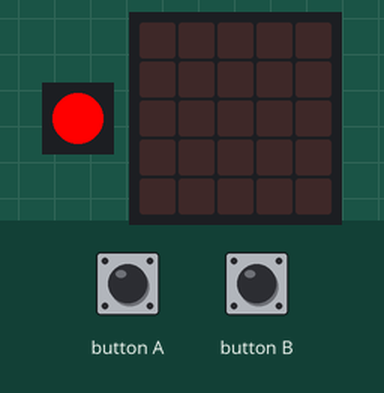
Bench run of a program on a simulated Calliope mini (MakeCode). Shown: 1 RGB LEDs in strip order, left to right, the board's 5×5 LED display. Inputs (shaded band) come from the test bench.

Above: at 1.2 s.
1.3 s: button A pressed for 0.15 s
At 1.66 s:
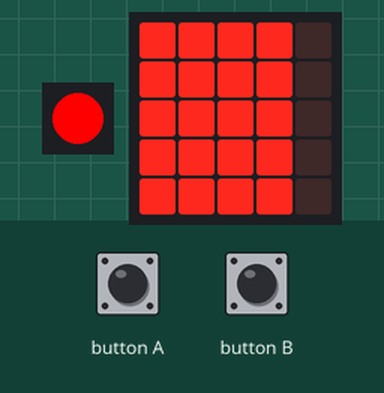
4.3 s: button B pressed for 1 s
At 4.35 s:
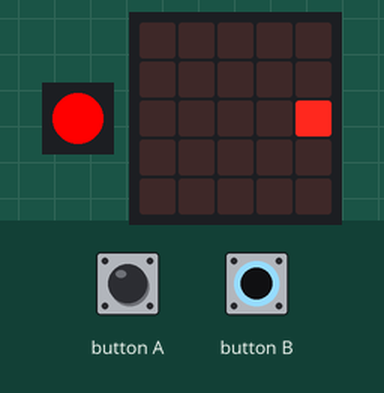
7.3 s: button B pressed for 3.2 s
12.0 s: button A pressed for 3.2 s
At 12.06 s:
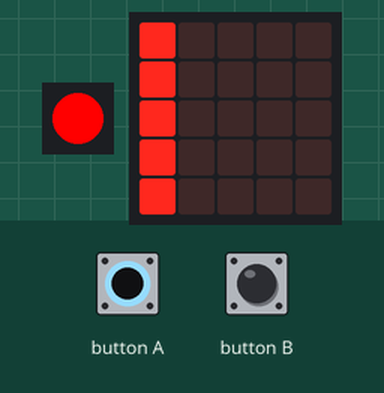
16.9 s: button A driven LOW and button B driven LOW
At 17.06 s:
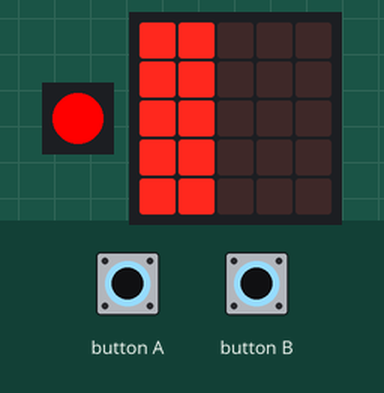

The program:

main.ts
```typescript
let t2 = 0
let t1 = 0
function ODER (var1: number, var2: number) {
    if (var1 == 1 || var2 == 1) {
        return true
    } else {
        return false
    }
}
function oeffneTuer () {
    if (t2 == 1) {
        for (let x = 0; x <= 3; x++) {
            for (let y = 0; y <= 4; y++) {
                led.toggle(3 - x, y)
            }
            basic.pause(100)
        }
    }
    t2 = 0
}
function knopfGedrueckt () {
    t1 = 1
    if (t1 == 1) {
        led.toggle(4, 2)
        basic.pause(100)
        led.toggle(4, 2)
        basic.pause(100)
    }
}
function NICHT (bool2: boolean) {
    if (bool2 == true) {
        return false
    } else {
        return true
    }
}
function knopfNichtGedrueckt () {
    t1 = 0
}
function schliesseTuer () {
    if (t2 == 0) {
        for (let x2 = 0; x2 <= 3; x2++) {
            for (let y2 = 0; y2 <= 4; y2++) {
                led.toggle(x2, y2)
            }
            basic.pause(100)
        }
    }
    t2 = 1
}
function UND (var12: number, var22: number) {
    if (var12 == 1 && var22 == 1) {
        return true
    } else {
        return false
    }
}
basic.forever(function () {
    if (true) {
        basic.setLedColor(0xff0000)
    }
})
basic.forever(function () {
    if (input.buttonIsPressed(Button.A)) {
        schliesseTuer()
    } else {
        oeffneTuer()
    }
    if (input.buttonIsPressed(Button.B)) {
        knopfGedrueckt()
    } else {
        knopfNichtGedrueckt()
    }
})
```

test.ts
```typescript
// Hier kann man Tests durchführen; diese Datei wird nicht kompiliert, wenn dieses Paket als Erweiterung verwendet wird.
```

Measured:
- after the input at 1.3 s, the display: first changes at once (image 1 shows a later state)
- after the input at 4.3 s, the display: changes at once (image 2)
- after the input at 12.0 s, the display: changes at once (image 3)
- after the input at 16.9 s, the display: first changes at once (image 4 shows a later state)
